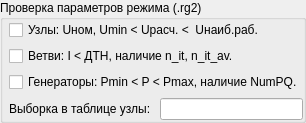
         <widget class="QGroupBox" name="GB_control">
          <property name="minimumSize">
           <size>
            <width>0</width>
            <height>100</height>
           </size>
          </property>
          <property name="title">
           <string>Проверка параметров режима (.rg2)</string>
          </property>
          <layout class="QVBoxLayout" name="verticalLayout_17">
           <property name="leftMargin">
            <number>6</number>
           </property>
           <property name="topMargin">
            <number>0</number>
           </property>
           <property name="rightMargin">
            <number>0</number>
           </property>
           <property name="bottomMargin">
            <number>0</number>
           </property>
           <item>
            <widget class="QCheckBox" name="CB_U">
             <property name="enabled">
              <bool>true</bool>
             </property>
             <property name="text">
              <string>Узлы: Uном, Umin &lt; Uрасч. &lt;  Uнаиб.раб.</string>
             </property>
             <property name="checked">
              <bool>false</bool>
             </property>
            </widget>
           </item>
           <item>
            <widget class="QCheckBox" name="CB_I">
             <property name="text">
              <string>Ветви: I &lt; ДТН, наличие n_it, n_it_av.</string>
             </property>
             <property name="checked">
              <bool>false</bool>
             </property>
            </widget>
           </item>
           <item>
            <widget class="QCheckBox" name="CB_gen">
             <property name="text">
              <string>Генераторы: Pmin &lt; P &lt; Pmax, наличие NumPQ.</string>
             </property>
             <property name="checked">
              <bool>false</bool>
             </property>
            </widget>
           </item>
           <item>
            <layout class="QHBoxLayout" name="horizontalLayout_22">
             <item>
              <widget class="QLabel" name="label_26">
               <property name="text">
                <string>Выборка в таблице узлы: </string>
               </property>
              </widget>
             </item>
             <item>
              <widget class="QLineEdit" name="kontrol_rg2_Sel">
               <property name="text">
                <string/>
               </property>
              </widget>
             </item>
            </layout>
           </item>
          </layout>
         </widget>
